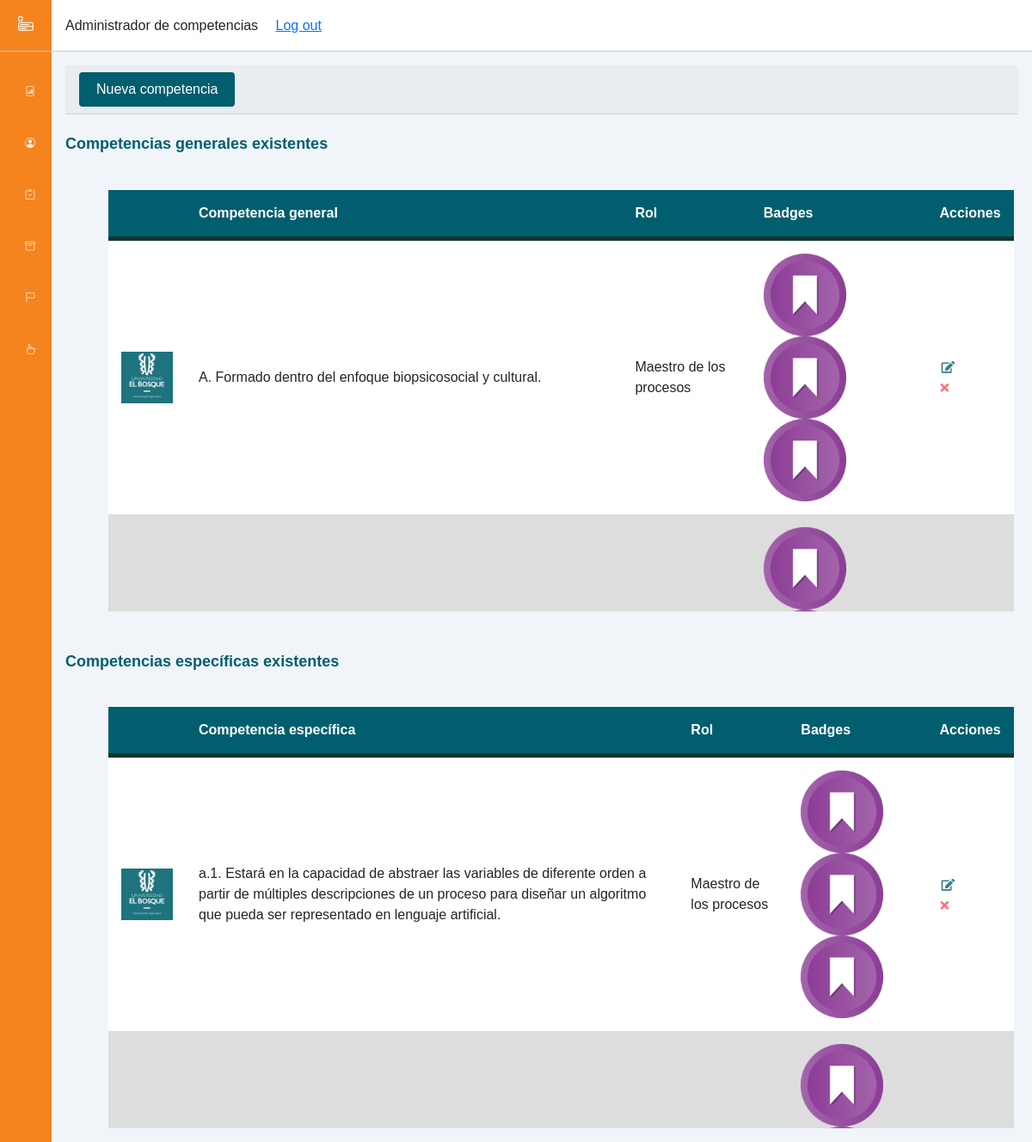
Screenshot of /views/AdministradorDeCompetencias_Comite.php with the database file from the repository.
### tables this page shows
CREATE TABLE `tbl_competencia_general` (
  `id_comp_gral` int(11) NOT NULL,
  `codigo` char(1) NOT NULL,
  `nombre_comp_gral` varchar(200) NOT NULL,
  `rol` varchar(25) NOT NULL,
  `nombre_badgeoro` varchar(10) DEFAULT NULL,
  `nombre_badgeplata` varchar(10) DEFAULT NULL,
  `nombre_badgebronce` varchar(10) DEFAULT NULL
);

CREATE TABLE `tbl_competencia_especifica` (
  `id_comp_esp` int(11) NOT NULL,
  `id_comp_gral` int(11) NOT NULL,
  `codigo` varchar(4) NOT NULL,
  `nombre_competencia_esp` varchar(400) NOT NULL,
  `rol` varchar(25) NOT NULL,
  `nombre_badgeoro` varchar(10) NOT NULL,
  `nombre_badgeplata` varchar(10) NOT NULL,
  `nombre_badgebronce` varchar(10) NOT NULL
);

### views/logic/controllers/CompetenciaControlador.php (called while the page is built, shortened)
<?php
class CompetenciaControlador{
    public function mostrarDatosCompetencias($sql){
        $c = new conectar();
        $conexion = $c->conexion();
        $result = mysqli_query($conexion, $sql);
        return mysqli_fetch_all($result, MYSQLI_ASSOC);
    }
}
?>

### views/AdministradorDeCompetencias_Comite.php (the view, shortened to what this page needs)
<?php
    require_once "logic/controllers/CompetenciaControlador.php";
?>
<!DOCTYPE html>
<html lang="es">
    <head>
        <link href="https://cdn.jsdelivr.net/npm/bootstrap@5.1.3/dist/css/bootstrap.min.css" rel="stylesheet">
        <link rel="stylesheet" href="https://cdn.jsdelivr.net/npm/bootstrap-icons@1.8.1/font/bootstrap-icons.css">
        <link rel="stylesheet" href="assets/css/ComiteStyles.css">
    </head>
    <body>
        <div class="sidebar">
            <div class="sidebar-header">
                <label for="sidebar-toggle"><i class="bi bi-menu-app"></i></label>
            </div>
            <div class="sidebar-menu">
                <ul class="menuComite">
                    <li>
                        <a class="link_menu-active" href="./DashBoard_Comite.php">
                            <span title="Dashboard"><i class="bi bi-file-bar-graph"></i></span>
                        </a>
                    </li>
                    <li>
                        <a class="link_menu" href="./RegistroDeProfesores_Comite.php">
                            <span title="Profesores"><i class="bi bi-person-circle"></i></span>
                        </a>
                    </li>
                    <li>
                        <a class="link_menu" href="./AdministradorDeMaterias_Comite.php">
                            <span title="Materias"><i class="bi bi-clipboard-check"></i></span>
                        </a>
                    </li>
                    <li>
                        <a class="link_menu" href="./AdministradorDeCompetencias_Comite.php">
                            <span title="Competencias"><i class="bi bi-archive"></i></span>
                        </a>
                    </li>
                    <li>
                        <a class="link_menu" href="./AdministradorDeEventos_Comite.php?Id=0">
                            <span title="Eventos"><i class="bi bi-flag"></i></span>
                        </a>
                    </li>
                    <li>
                        <a class="link_menu" href="./AdministradorDeConvocatoriasExternas_Comite.php">
                            <span title="Convocatorias"><i class="bi bi-hand-index"></i></span>
                        </a>
                    </li>
                </ul>
            </div>
        </div>
        <div class="main-content">
            <header>
                <div class="social-icons">
                    <div class="titulo-dash">
                        <span>Administrador de competencias</span>&nbsp;
                    </div>
                    <div class="link-logout">
                        <span><a href="../index.php">Log out</a></span>
                    </div>
                </div>
            </header>
            <main>
                <div class="card-header">
                    <button type="button" class="btn_agregarCompetencia" data-bs-toggle="modal" data-bs-target="#modalSeleccionarCompACrear" title="Nueva Competencia">Nueva competencia</button>
                </div>
                <div class="main-tableEventos">
                    <br>
                    <h3 class="titulo_seccion">Competencias generales existentes </h3>
                    <br>
                    <div class="contentTablaCompetencias">
                        <table id="table_competenciasGenerales" class="tablaDeCompetencias">
                            <thead>
                                <tr>
                                    <th class="campoTabla"></th>
                                    <th class="campoTabla">Competencia general</th>
                                    <th class="campoTabla">Rol</th>
                                    <th class="campoTabla">Badges</th>
                                    <th class="campoTabla">Acciones</th>
                                </tr>
                            </thead>
                            <tbody>
                            <?php
                                $obj = new CompetenciaControlador();
                                $sql = "SELECT id_comp_gral, codigo, nombre_comp_gral, rol, nombre_badgeoro, nombre_badgeplata, nombre_badgebronce from tbl_competencia_general";
                                $datos = $obj->mostrarDatosCompetencias($sql);
                                foreach ($datos as $key){
                            ?>
                                    <tr class="filasDeDatosTablaConvocatorias">
                                        <td class="datoTabla"><img class="imagenDeConvocatoriaEnTabla"src="assets/images/imgPorDefecto.jpg"></td>
                                        <td class="datoTabla"><?php echo $key['codigo']; ?>. <?php echo $key['nombre_comp_gral']; ?></td>
                                        <td class="datoTabla"><?php echo $key['rol'];?></td>
                                        <?php
                                            $nombreBadgeOroCompGeneral = $key['nombre_badgeoro'];
                                            $nombreBadgePlataCompGeneral = $key['nombre_badgeplata'];
                                            $nombreBadgeBronceCompGeneral = $key['nombre_badgebronce'];
                                            if($nombreBadgeOroCompGeneral != null && $nombreBadgePlataCompGeneral != null && $nombreBadgeBronceCompGeneral != null
                                            ){
                                            ?>
                                                <td class='datoTabla'><img class='imagenDelEventoEnTabla'src='<?php echo "badgesImages/".$nombreBadgeOroCompGeneral?>'><img class='imagenDelEventoEnTabla'src='<?php echo "badgesImages/".$nombreBadgePlataCompGeneral?>'><img class='imagenDelEventoEnTabla'src='<?php echo "badgesImages/".$nombreBadgeBronceCompGeneral?>'></td>
                                            <?php
                                            }else{
                                            ?>
                                            <td class="datoTabla"><img src="assets/images/badge_prueba muestreo.png" alt=""><img src="assets/images/badge_prueba muestreo.png" alt=""><img src="assets/images/badge_prueba muestreo.png" alt=""></td>
                                        <?php
                                        }
                                        ?>
                                        <td class="datoTabla"><div class="compEsp-edicion">
                                            <div class="col-botonesEdicion">
                                                <a class="btnEditarCompGeneral" data-id="<?php echo $key['id_comp_gral'];?>" data-bs-toggle="modal" data-bs-target="#modalEditarCompetenciaGeneral" title="Editar"><img src="assets/images/btn_editar.PNG"></a>
                                            </div>
                                            <div class="col-botonesEdicion">
                                               <a class="btnEliminarCompGeneral" data-id="<?php echo $key['id_comp_gral'];?>" data-bs-toggle="modal" data-bs-target="#modalEliminarCompetenciaGeneral" title="Eliminar"><img src="assets/images/btn_eliminar.PNG"></a>
                                            </div>
                                        </div></td>
                                    </tr>
                            <?php
                                }
                            ?>
                            </tbody>
                        </table>
                    </div>
                    <br>
                    <br>
                    <h3 class="titulo_seccion">Competencias específicas existentes </h3>
                    <br>
                    <div class="contentTablaCompetencias">
                        <table id="table_competenciasGenerales" class="tablaDeCompetencias">
                            <thead>
                                <tr>
                                    <th class="campoTabla"></th>
                                    <th class="campoTabla">Competencia específica</th>
                                    <th class="campoTabla">Rol</th>
                                    <th class="campoTabla">Badges</th>
                                    <th class="campoTabla">Acciones</th>
                                </tr>
                            </thead>
                            <tbody>
                            <?php
                                $obj = new CompetenciaControlador();
                                $sql = "SELECT id_comp_esp, codigo, nombre_competencia_esp, rol, nombre_badgeoro, nombre_badgeplata, nombre_badgebronce from tbl_competencia_especifica";
                                $datos = $obj->mostrarDatosCompetencias($sql);
                                foreach ($datos as $key){
                            ?>
                                    <tr class="filasDeDatosTablaConvocatorias">
                                        <td class="datoTabla"><img class="imagenDeConvocatoriaEnTabla"src="assets/images/imgPorDefecto.jpg"></td>
                                        <td class="datoTabla"><?php echo $key['codigo']; ?>. <?php echo $key['nombre_competencia_esp']; ?></td>
                                        <td class="datoTabla"><?php echo $key['rol'];?></td>
                                        <?php
                                            $nombreBadgeOroCompEsp = $key['nombre_badgeoro'];
                                            $nombreBadgePlataCompEsp = $key['nombre_badgeplata'];
                                            $nombreBadgeBronceCompEsp = $key['nombre_badgebronce'];
                                            if($nombreBadgeOroCompEsp != null || $nombreBadgePlataCompEsp != null || $nombreBadgeBronceCompEsp != null){
                                            ?>
                                                <td class='datoTabla'><img class='imagenDelEventoEnTabla'src='<?php echo "badgesImages/".$nombreBadgeOroCompEsp?>'><img class='imagenDelEventoEnTabla'src='<?php echo "badgesImages/".$nombreBadgePlataCompEsp?>'><img class='imagenDelEventoEnTabla'src='<?php echo "badgesImages/".$nombreBadgeBronceCompEsp?>'></td>
                                            <?php
                                            }else{
                                            ?>
                                            <td class="datoTabla"><img src="assets/images/badge_prueba muestreo.png" alt=""><img src="assets/images/badge_prueba muestreo.png" alt=""><img src="assets/images/badge_prueba muestreo.png" alt=""></td>
                                        <?php
                                        }
                                        ?>
                                        <td class="datoTabla"><div class="compEsp-edicion">
                                            <div class="col-botonesEdicion">
                                                <a class="btnEditarCompEspecifica" data-id="<?php echo $key['id_comp_esp'];?>" data-bs-toggle="modal" data-bs-target="#modalEditarCompetenciaEspecifica" title="Editar"><img src="assets/images/btn_editar.PNG"></a>
                                            </div>
                                            <div class="col-botonesEdicion">
                                                <a class="btnEliminarCompEspecifica" data-id="<?php echo $key['id_comp_esp'];?>" data-bs-toggle="modal" data-bs-target="#modalEliminarCompetenciaEspecifica" title="Eliminar"><img src="assets/images/btn_eliminar.PNG"></a>
                                            </div>
                                        </div></td>
                                    </tr>
                            <?php
                                }
                            ?>
                            </tbody>
                        </table>
                    </div>
                </div>
            </main>
        </div>
    </body>
</html>

### views/assets/css/ComiteStyles.css (style rules this page uses)
:root { --main-color: #f5841f !important; --color-dark: #1D2231; --text-grey: #8390A2; }
* { font-family: Arial, Helvetica, sans-serif !important; margin: 0; padding: 0; text-decoration: none; list-style-type: none; box-sizing: border-box; }
.sidebar { height: 100%; width: 230px; position: fixed; left: 0; top: 0; z-index: 100; background: var(--main-color); color: #fff; overflow-y: auto; transition: width 500ms; }
.sidebar-header { display: flex; justify-content: space-between; align-items: center; height: 60px; padding: 0rem 1rem; border-bottom: 1px solid #ccc; font-size: 18px; }
.sidebar-menu { padding: 2rem; }
.sidebar-menu li { margin-bottom: 2rem; }
.sidebar-menu li a { color: #fff; margin: 5px 10px; opacity: .86; border-radius: 4px; display: block; }
.sidebar li { margin-bottom: 2rem; }
.sidebar a { color: #fff; font-size: 12px; }
.link_menu span { width: 40px !important; height: 40px !important; }
.menuComite { padding-left: 3px; }
.main-content { position: relative; margin-left: 240px; transition: margin-left 500ms; }
header { position: fixed; left: 240px; top: 0; z-index: 100; width: calc(100% - 240px); background: #fff; height: 60px; padding: 0rem 1rem; display: flex; align-items: center; border-bottom: 1px solid #ccc; justify-content: space-between; transition: left 500ms; }
.social-icons { display: grid; grid-template-columns: repeat(2, 1fr); grid-column-gap: 1rem; }
main { margin-top: 60px; background: #f1f5f9; min-height: 90vh; padding: 1rem; }
@media only screen and (max-width: 1200px) { .sidebar { width: 60px; z-index: 150; } }
@media only screen and (max-width: 1200px) { .sidebar .sidebar-header, .sidebar li { display: flex; justify-content: center; } }
@media only screen and (max-width: 1200px) { .main-content { margin-left: 60px; } }
@media only screen and (max-width: 1200px) { .main-content header { left: 60px; width: calc(100% - 60px); } }
.titulo_seccion { color: #005e6e; font-size: 18px; font-weight: bold; }
.card-header:first-child { border-radius: calc(0.25rem - 1px) calc(0.25rem - 1px) 0 0; }
.card-header { padding: 0.5rem 1rem; margin-bottom: 0; background-color: rgba(0,0,0,.03); border-bottom: 1px solid rgba(0,0,0,.125); }
label { display: inline-block; }
.titulo_seccion { color: #005e6e; }
.btn_agregarCompetencia { color: #fff; background-color: #005e6e; cursor: pointer; padding: 8px 20px; border-radius: 4px; outline: none; border: none; font-family: Arial, Helvetica, sans-serif; }
.contentTablaCompetencias { height: 500px; width: 100%; overflow-y: scroll; }
.tablaDeCompetencias { margin-left: 50px; margin-top: 10px; width: 95%; text-align: left; border-collapse: collapse; background-color: white }
.campoTabla, .datoTabla { padding: 15px; }
thead { background-color: #005e6e; color: white; border-bottom: solid 5px #0F362D; }
.imagenDeConvocatoriaEnTabla { width: 60px; height: 60px; }
.filasDeDatosTablaConvocatorias:nth-child(even) { background-color: #ddd; }

### rows the page displays
tbl_competencia_general: codigo "A", nombre_comp_gral "Formado dentro del enfoque biopsicosocial y cultural.", rol "Maestro de los procesos"
tbl_competencia_especifica: codigo "a.1", nombre_competencia_esp "Estará en la capacidad de abstraer las variables de diferente orden a partir de múltiples descripciones de un proceso para diseñar un algoritmo que pueda ser representado en lenguaje artificial.", rol "Maestro de los procesos"
